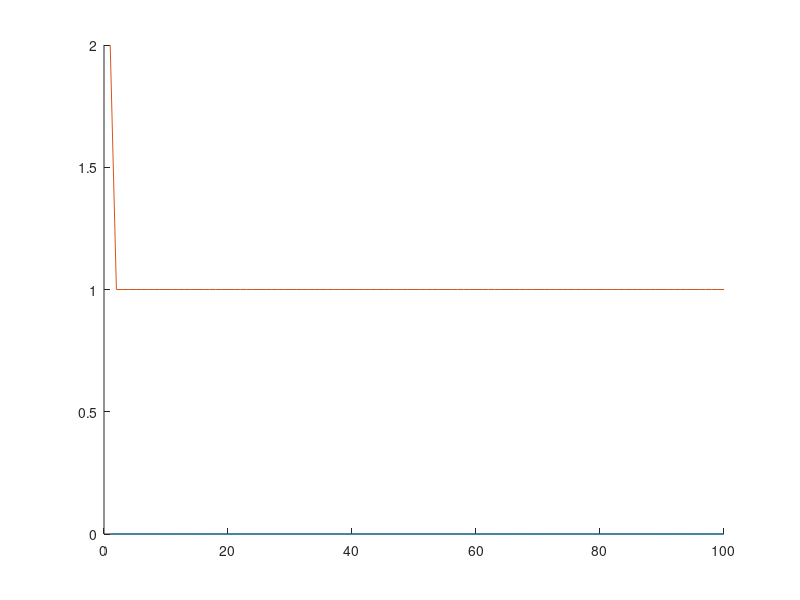

Here is the MATLAB script that generated this plot: (Note: this script raises an error after producing the figure.)

clear; close all;

% Discretisation

N = 100; % nombre de mailles internes
a = 0;   % bord gauche du domaine
b = N; % bord droit du domaine


%tn = zeros(0,1); % stocke les valeurs de tn (pas variable)
t = 0;
alpha = 0.9;

% Initialisation de u_n[i]: un step de niveau
%hn = [ones(1,50) zeros(1,50)];
hn = ones(1,100);
hn(1)=2;
%hn = [2*ones(1,50) ones(1,50)];
hvn = zeros(1,100);

u = [hn;hvn];


figure;
hold on;
plot(zeros(1,100));
plot(u(1,:));

step = 1;

for n = 1 : 1000
u = finiteVolume1d(u, a, b, step, alpha);
pause(0.2)
clf;
hold on;
plot(zeros(1,100));
plot(2*ones(1,100));
plot(u(1,:));


end;









